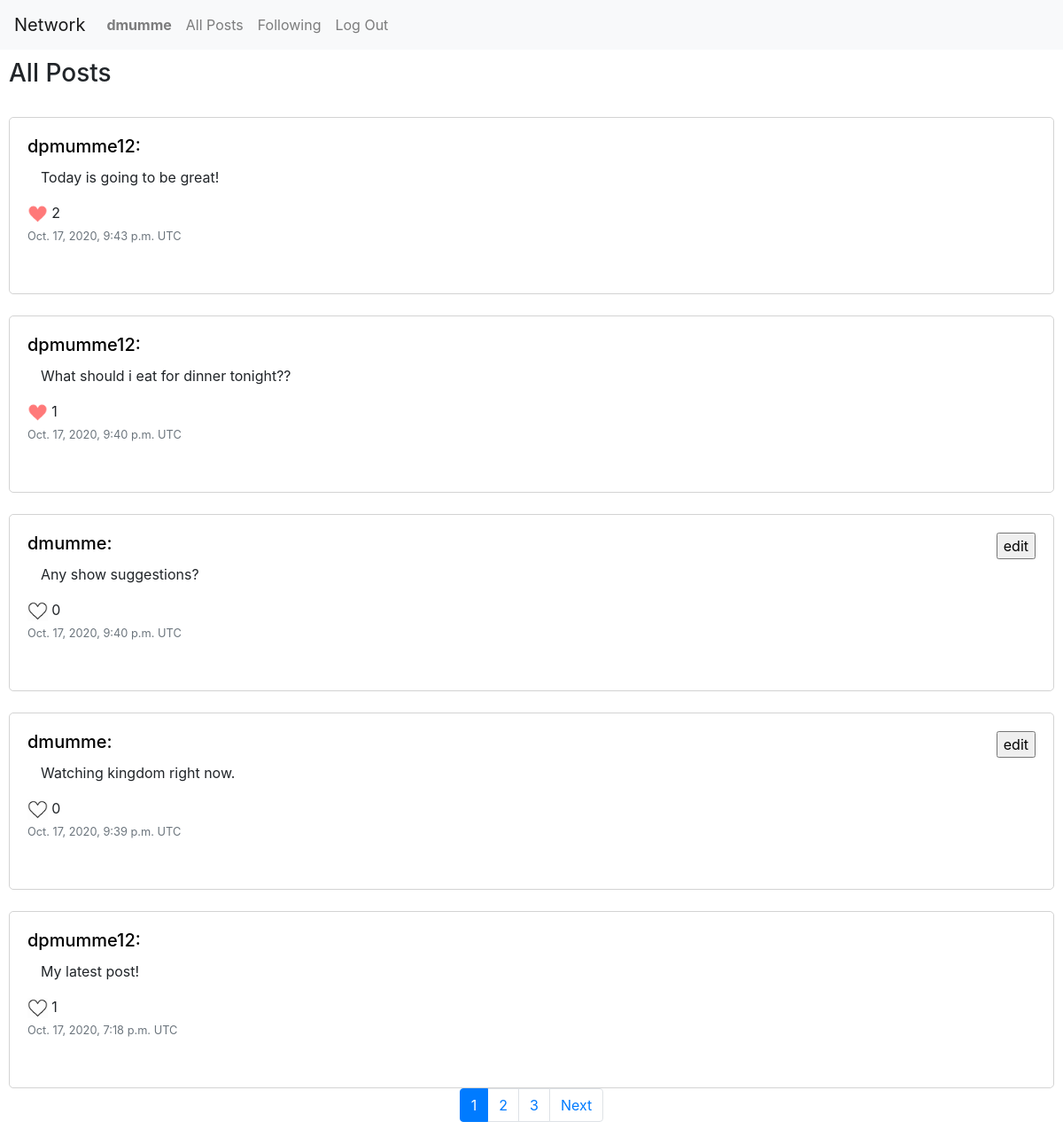
The page /following (signed in) on the database its author committed.
### network/models.py (models this page shows, shortened)
class User(AbstractUser):
    pass

class post(models.Model):
    user = models.ForeignKey("User", on_delete=models.CASCADE, related_name="post_user")
    body = models.TextField(blank=True)
    likes = models.ManyToManyField("User", blank=True, related_name="post_likes")
    date_posted = models.DateTimeField(auto_now_add = True, blank = True)

### network/views.py (the view)
# urls.py: path("following", views.following, name="following"),
def following(request):
    Profile = profile.objects.get(user = request.user)
    objects = post.objects.all().order_by("-date_posted")
    if (len(objects) <= 10):
        page_obj = objects
    else:
        posts = Paginator(objects, 10)
        page_number = request.GET.get("page")
        page_obj = posts.get_page(page_number)
    return render(request, "network/following.html", {
        "page_obj": page_obj,
        "profile": Profile
    })

### network/templates/network/following.html (shortened to what this page needs)
{% extends "network/layout.html" %}
{% block body %}
    <div class="body">
        <div id="main-page">
        <h3>All Posts</h3>
        {% for post in page_obj %}
            {% if post.user in profile.following.all or post.user == user %}
                <br>
                <div class="post-div">
                    <div>
                        <h5 style="display: inline;"><a href="{% url 'user_profile' id=post.user.id %}" style="color: black;">{{post.user.username}}:</a></h5>
                        {% if post.user == user %}
                            <div style="display: inline; float: right;">
                                <p style="display: inline;"><form onsubmit="edit_post_handle({{post.id}})">
                                    <input type="submit" value="edit">
                                </form></p>
                            </div>
                        {% endif %}
                    </div>
                    <div class="post-body">
                        <p class="body-text" id="post-body-{{post.id}}">{{post.body}}</p>
                        <span>
                            {% if user in post.likes.all %}
                                <img class="like-img" id="post-{{post.id}}" onclick="like_post({{post.id}})" alt="filled in heart icon">
                            {% else %}
                                <img class="like-img" id="post-{{post.id}}" onclick="like_post({{post.id}})" alt="empty heart icon">
                            {% endif %}
                            <span id="post-like-count-{{post.id}}">{{post.likes.count}}</span>
                        </span>
                    </div>
                    <div class="date-posted">
                        <p class="card-text"><small class="text-muted" style="text-align: right;">{{ post.date_posted }} UTC</small></p>
                    </div>
                </div>
            {% endif %}
        {% endfor %}
        {% if page_obj.paginator.num_pages > 1 %}
        <nav aria-label="Page navigation example">
            <ul class="pagination justify-content-center">
              {% if page_obj.has_previous %}
              <li class="page-item"><a class="page-link" href="?page=1">1</a></li>
              {% else %}
              <li class="page-item active"><a class="page-link" href="?page=1">1</a></li>
              {% endif %}
              {% if page_obj.number == 1 %}
              <li class="page-item"><a class="page-link" href="?page={{ page_obj.next_page_number }}">2</a></li>
              {% elif page_obj.number == page_obj.paginator.num_pages %}
              <li class="page-item"><a class="page-link" href="?page={{ page_obj.previous_page_number }}">{{ page_obj.previous_page_number }}</a></li>
              {% else %}
              <li class="page-item active"><a class="page-link" href="?page={{ page_obj.number }}">{{ page_obj.number }}</a></li>
              {% endif %}
              {% if page_obj.has_next %}
              <li class="page-item"><a class="page-link" href="?page={{ page_obj.paginator.num_pages }} ">{{ page_obj.paginator.num_pages }}</a></li>
              {% else %}
              <li class="page-item active"><a class="page-link" href="?page={{ page_obj.paginator.num_pages }} ">{{ page_obj.paginator.num_pages }}</a></li>
              {% endif %}
              {% if page_obj.has_next %}
              <li class="page-item">
                <a class="page-link" href="?page={{ page_obj.next_page_number }}">Next</a>
              </li>
              {% endif %}
            </ul>
        </nav>
        {% endif %}
        </div>
    </div>
{% endblock %}

### network/templates/network/layout.html (shortened to what this page needs)
{% load static %}
<!DOCTYPE html>
<html lang="en">
    <head>
        <link rel="stylesheet" href="https://stackpath.bootstrapcdn.com/bootstrap/4.4.1/css/bootstrap.min.css">
        <link href="{% static 'network/styles.css' %}" rel="stylesheet">
    </head>
    <body>
        <nav class="navbar navbar-expand-lg navbar-light bg-light">
            <a class="navbar-brand" href="{% url 'index' %}">Network</a>
            <div>
              <ul class="navbar-nav mr-auto">
                {% if user.is_authenticated %}
                    <li class="nav-item">
                        <a class="nav-link" href="{% url 'user_profile' id=user.id %}"><strong>{{ user.username }}</strong></a>
                    </li>
                {% endif %}
                <li class="nav-item">
                  <a class="nav-link" href="{% url 'index' %}">All Posts</a>
                </li>
                {% if user.is_authenticated %}
                    <li class="nav-item">
                        <a class="nav-link" href="{% url 'following' %}">Following</a>
                    </li>
                    <li class="nav-item">
                        <a class="nav-link" href="{% url 'logout' %}">Log Out</a>
                    </li>
                {% endif %}
              </ul>
            </div>
          </nav>
        <div class="body">
            {% block body %}
            {% endblock %}
        </div>
    </body>
</html>

### network/static/network/styles.css (style rules this page uses)
.body { padding: 5px; }
.post-div { padding: 20px; width: 100%; height: 200px; border: 1px solid lightgray; border-radius: 5px; }
.like-img { height: auto; width: 2%; }
.body-text { margin-left: 15px; margin-top: 10px; }

### rows shown on the page
User: username "dmumme"
post: user.username "dpmumme12", body "Today is going to be great!", likes.count "2", date_posted "Oct. 17, 2020, 9:43 p.m."
post: user.username "dpmumme12", body "What should i eat for dinner tonight??", likes.count "1", date_posted "Oct. 17, 2020, 9:40 p.m."
post: user.username "dmumme", body "Any show suggestions?", likes.count "0", date_posted "Oct. 17, 2020, 9:40 p.m."
post: user.username "dmumme", body "Watching kingdom right now.", likes.count "0", date_posted "Oct. 17, 2020, 9:39 p.m."
post: user.username "dpmumme12", body "My latest post!", likes.count "1", date_posted "Oct. 17, 2020, 7:18 p.m."

### other values the page prints
{{ page_obj.paginator.num_pages }} "3"
